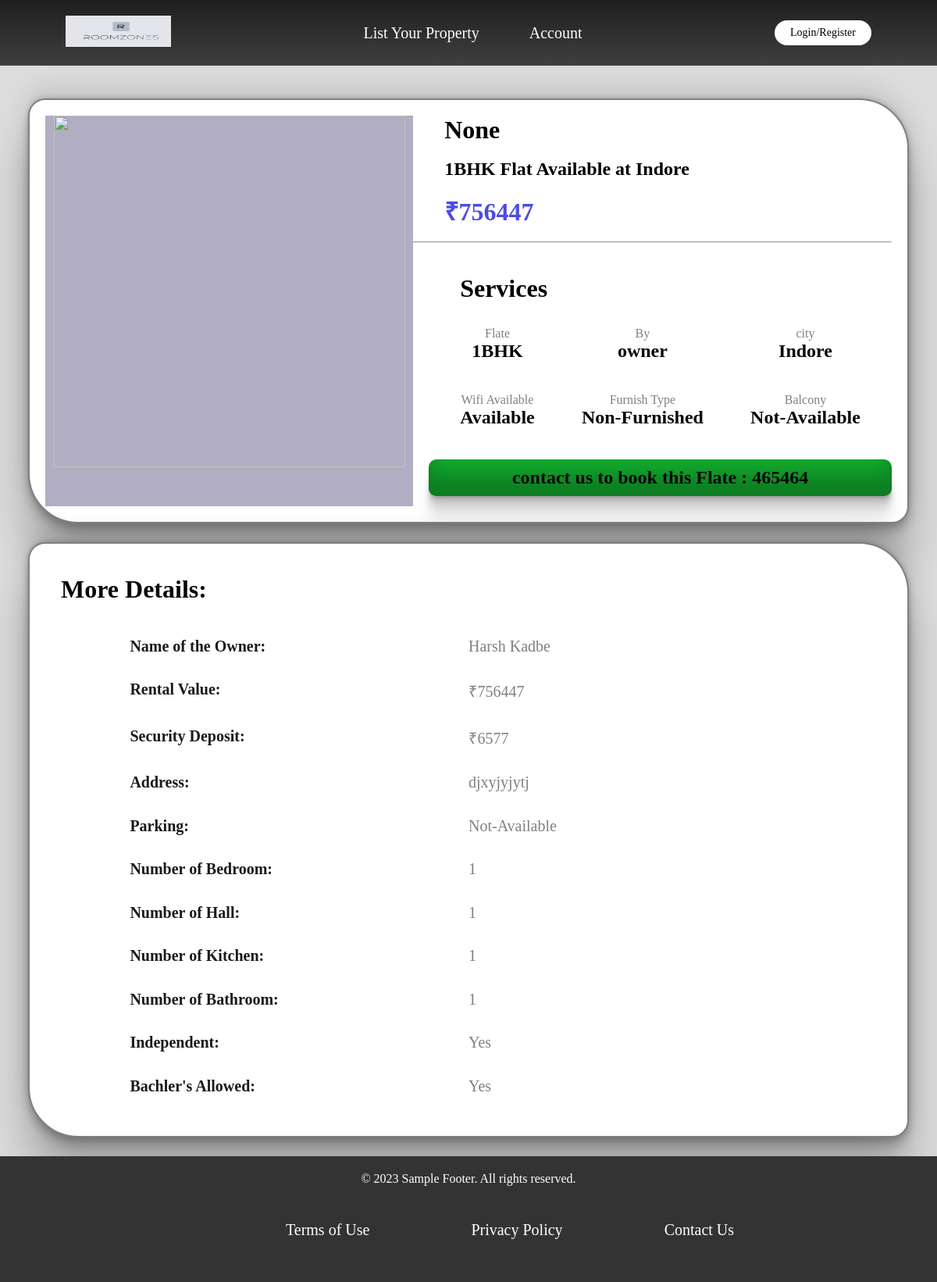
The app's page /productdescription/2/ with its own data.
### projects/models.py (models this page shows, shortened)
class ListProperty(models.Model):
    Bachelers_Allowed = (
        ('Yes', 'Yes'),
        ('No', 'No'),
    )
    Independent = (
        ('Yes', 'Yes'),
        ('No', 'No'),
    )
    By = (
        ('owner', 'owner'),
        ('broker', 'broker'),
    )
    Furnished_Flat = (
        ('Furnished', 'Furnished'),
        ('Semi-Furnished', 'Semi-Furnished'),
        ('Non-Furnished', 'Non-Furnished')
    )
    Balcony = (
        ('Available', 'Available'),
        ('Not-Available', 'Not-Available')
    )
    Parking = (
        ('Available', 'Available'),
        ('Not-Available', 'Not-Available')
    )
    profile = models.ForeignKey(Profile, on_delete=models.DO_NOTHING, blank=True, null=True)
    property_name = models.CharField(max_length=50, null=True, blank=True)
    property_image = models.ImageField(null=True, blank=True, default='ds2.jpg')
    Rent = models.IntegerField(null=True, blank=True)
    security_deposit = models.IntegerField(null=True, blank=True)
    no_of_bedroom = models.IntegerField(default=1)
    no_of_hall = models.IntegerField(default=1)
    no_of_kitchen = models.IntegerField(default=1)
    no_of_bathroom = models.IntegerField(default=1)
    property_location = models.CharField(max_length=200, blank=True, null=True)
    contact_detail = models.IntegerField()
    description = models.TextField()
    bachelers_allowed = models.CharField(max_length=100, choices=Bachelers_Allowed, default='Yes')
    furnished = models.CharField(max_length=100, choices=Furnished_Flat, default="Non-Furnished")
    balcony = models.CharField(max_length=100, choices=Balcony, default="Not-Available")
    parking = models.CharField(max_length=100, choices=Parking, default="Not-Available")
    category = models.ForeignKey(Category, on_delete=models.CASCADE, blank=True, null=True)
    independent = models.CharField(max_length=100, choices=Independent)
    by = models.CharField(max_length=100, choices=By, default='owner')
    @property
    def imageURL(self):
        try:
            url = self.property_image.url
        except:
            url = ''
        return url

class Category(models.Model):
    name = models.CharField(max_length=50, null=True, blank=True)

class Profile(models.Model):
    user = models.OneToOneField(User, on_delete=models.CASCADE)
    username = models.CharField(max_length=100)
    name = models.CharField(max_length=100)
    email = models.EmailField(max_length=200)
    location = models.CharField(max_length=500, null=True, blank=True)
    profile_image = models.ImageField(null=True, blank=True, default='noprofil.jpg')
    password1 = models.CharField(max_length=200, null=True, blank=True)
    password2 = models.CharField(max_length=200, null=True, blank=True)

### projects/views.py (the view)
# urls.py: path('productdescription/<str:pk>/', views.ProductDescription, name="product-description"),
def ProductDescription(request, pk):
    productObj = ListProperty.objects.get(id=pk)
    context = {'productObj':productObj}
    return render(request, 'projects/product-description.html', context)

### projects/templates/projects/product-description.html (shortened to what this page needs)
<!DOCTYPE html>
{% load static %}
<html lang="en">
<head>
    <link rel="stylesheet" type="text/css" href="{% static 'css/StylePDescription.css' %}">
</head>
<body>
    {% include 'navbar.html' %}
    <br>
    <div class="container">
        <div class="ProductImage">
            <div class="img-box">
                <img src="{{productObj.imageURL}}" alt="">
            </div>
        </div>
        <div class="PInfo">
            <div class="P-name">
                <h1>{{productObj.property_name}}</h1>
                    <h2>{{productObj.category.name}} Flat Available at {{productObj.property_location}} <p></p></h2>
                <div class="price">
                    <h1 style="color: rgb(76, 76, 230);"> ₹{{productObj.Rent}}</h1>
                </div>
            </div>
            <br><hr>
            <div class="PHighlight">
                <h1>Services</h1>
                <div class="grid">
                    <div class="d1">
                        <P >Flate</P>
                        <h2 >{{productObj.category.name}}</h2>
                    </div>
                    <div class="d1">
                        <p>By</p>
                        <h2>{{productObj.by}}</h2>
                    </div>
                    <div class="d1">
                        <p>city</p>
                        <h2>{{productObj.property_location}}</h2>
                    </div>
                    <div class="d1">
                        <P>Wifi Available</P>
                        <h2>Available</h2>
                    </div>
                    <div class="d1">
                        <p>Furnish Type</p>
                        <h2>{{productObj.furnished}}</h2>
                    </div>
                    <div class="d1">
                        <p>Balcony</p>
                        <h2>{{productObj.balcony}}</h2>
                    </div>
                </div>
                <div class="cont-box">
                    <div class="contact">
                        <h2> contact us to book this Flate : {{productObj.contact_detail}} </h2>
                    </div>
                </div>
            </div>
        </div>
    </div>
    <div class="box2">
        <div class="more-details">
            <div class="All-details">
                <h1>More Details: </h1>
                <section>
                    <ul>
                        <li><span class="static">Name of the Owner:</span> <span id="bedrooms" class="dynamic">{{productObj.profile.name}}</span></li>
                        <li><span class="static">Rental Value:</span> <span id="bedrooms" class="dynamic">₹{{productObj.Rent}}</span></li>
                        <li><span class="static">Security Deposit:</span> <span id="bedrooms" class="dynamic">₹{{productObj.security_deposit}}</span></li>
                        <li><span class="static">Address:</span> <span id="bedrooms" class="dynamic">{{productObj.description}}</span></li>
                        <li><span class="static">Parking:</span> <span id="bedrooms" class="dynamic">{{productObj.parking}}</span></li>
                        <li><span class="static">Number of Bedroom:</span> <span id="bedrooms" class="dynamic">{{productObj.no_of_bedroom}}</span></li>
                        <li><span class="static">Number of Hall:</span> <span id="bedrooms" class="dynamic">{{productObj.no_of_hall}}</span></li>
                        <li><span class="static">Number of Kitchen:</span> <span id="bedrooms" class="dynamic">{{productObj.no_of_kitchen}}</span></li>
                        <li><span class="static">Number of Bathroom:</span> <span id="bedrooms" class="dynamic">{{productObj.no_of_bathroom}}</span></li>
                        <li><span class="static">Independent:</span> <span id="bedrooms" class="dynamic">{{productObj.independent}}</span></li>
                        <li><span class="static">Bachler's Allowed:</span> <span id="bedrooms" class="dynamic">{{productObj.bachelers_allowed}}</span></li>
                    </ul>
                </section>
            </div>
        </div>
    </div>
<footer>
    <p>&copy; 2023 Sample Footer. All rights reserved.</p>
      <ul>
        <li><a href="#">Terms of Use</a></li>
        <li><a href="#">Privacy Policy</a></li>
        <li><a href="#">Contact Us</a></li>
      </ul>
</footer>
</body>
</html>

### static/css/StylePDescription.css (style rules this page uses)
* { margin: 0; padding: 0; box-sizing: border-box; }
body { background: gainsboro; }
.container { display: flex; overflow: hidden; padding: 20px; background: white; border: 2px solid gray; border-radius: 22px 64px; margin: 20px 3% 2% 3%; box-shadow: rgba(0, 0, 0, 0.25) 0px 54px 55px, rgba(0, 0, 0, 0.12) 0px -12px 30px, rgba(0, 0, 0, 0.12) 0px 4px 6px, rgba(0, 0, 0, 0.17) 0px 12px 13px, rgba(0, 0, 0, 0.09) 0px -3px 5px; justify-content: space-around; }
.ProductImage { background-color: rgb(177, 173, 194); height: 500px; width: 500px; overflow: hidden; }
.img-box { display: flex; justify-content: center; align-items: center; }
.img-box img { height: 450px; width: 450px; }
.P-name { margin: 0px 0px 0px 40px; }
.PInfo { width: 60%; }
.price { display: flex; align-items: baseline; }
.PHighlight { margin: 40px 0px 0px 20px; display: grid; grid-row: auto; }
.PHighlight h1 { margin-left: 40px; }
.d1 { background-color: rgba(255, 255, 255, 0.8); padding: 20px; text-align: center; }
.d1 h2 { color: rgb(8, 8, 8); }
.d1 p { color: gray; }
.grid { display: grid; grid-template-columns: auto auto auto; padding: 10px; }
.contact { background: rgb(22, 196, 54); text-align: center; border-radius: 10px; box-shadow: rgba(0, 0, 0, 0.17) 0px -23px 25px 0px inset, rgba(0, 0, 0, 0.15) 0px -36px 30px 0px inset, rgba(0, 0, 0, 0.1) 0px -79px 40px 0px inset, rgba(0, 0, 0, 0.06) 0px 2px 1px, rgba(0, 0, 0, 0.09) 0px 4px 2px, rgba(0, 0, 0, 0.09) 0px 8px 4px, rgba(0, 0, 0, 0.09) 0px 16px 8px, rgba(0, 0, 0, 0.09) 0px 32px 16px; }
.contact h2 { color: rgb(8, 7, 7); margin: 10px; padding: 10px; }
.more-details { overflow: hidden; padding: 20px; background: white; border: 2px solid gray; border-radius: 22px 64px; margin: 0px 3% 2% 3%; box-shadow: rgba(0, 0, 0, 0.25) 0px 54px 55px, rgba(0, 0, 0, 0.12) 0px -12px 30px, rgba(0, 0, 0, 0.12) 0px 4px 6px, rgba(0, 0, 0, 0.17) 0px 12px 13px, rgba(0, 0, 0, 0.09) 0px -3px 5px; }
ul { list-style: none; margin: 0; padding: 0; background: white; }
ul li { margin: 3% 10%; font-size: 20px; color: gray; display: flex; justify-content: space-around; }
ul li span { width: 50%; }
.static { font-weight: bolder; color: rgb(26, 26, 26); }
.All-details h1 { color: rgb(8, 7, 7); margin: 10px; padding: 10px; }
footer { background-color: #333; color: #fff; padding: 20px; text-align: center; }
footer ul { list-style: none; padding: 0; margin-top: 10px; background-color: #333; }
footer ul li { display: inline-block; margin-right: 10px; }
footer ul li a { color: #fff; text-decoration: none; }

### records on screen
ListProperty: property_name "None", category.name "1BHK", property_location "Indore", Rent "756447", by "owner", furnished "Non-Furnished", balcony "Not-Available", contact_detail "465464", profile.name "Harsh Kadbe", security_deposit "6577", description "djxyjyjytj", parking "Not-Available", no_of_bedroom "1", no_of_hall "1", no_of_kitchen "1", no_of_bathroom "1", independent "Yes", bachelers_allowed "Yes"
